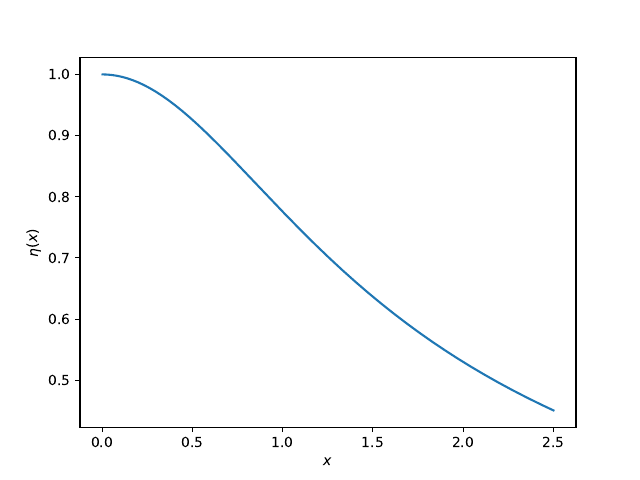

Source code (Python):
import numpy as np
from scipy.special import iv
import matplotlib.pyplot as plt

delta = 0.0001
x = np.linspace(delta, 2.5, 1000)
mH = np.sqrt(2) * x
I_0 = iv(0, 2*mH)
I_1 = iv(1, 2*mH)
I_2 = iv(2, 2*mH)
eta = 2 / mH * I_2 / I_1
fig, ax = plt.subplots()
ax.plot(x, eta)
ax.set_xlabel('$x$')
ax.set_ylabel('$\eta(x)$')
plt.savefig('./te2-93.pdf')
plt.show()

